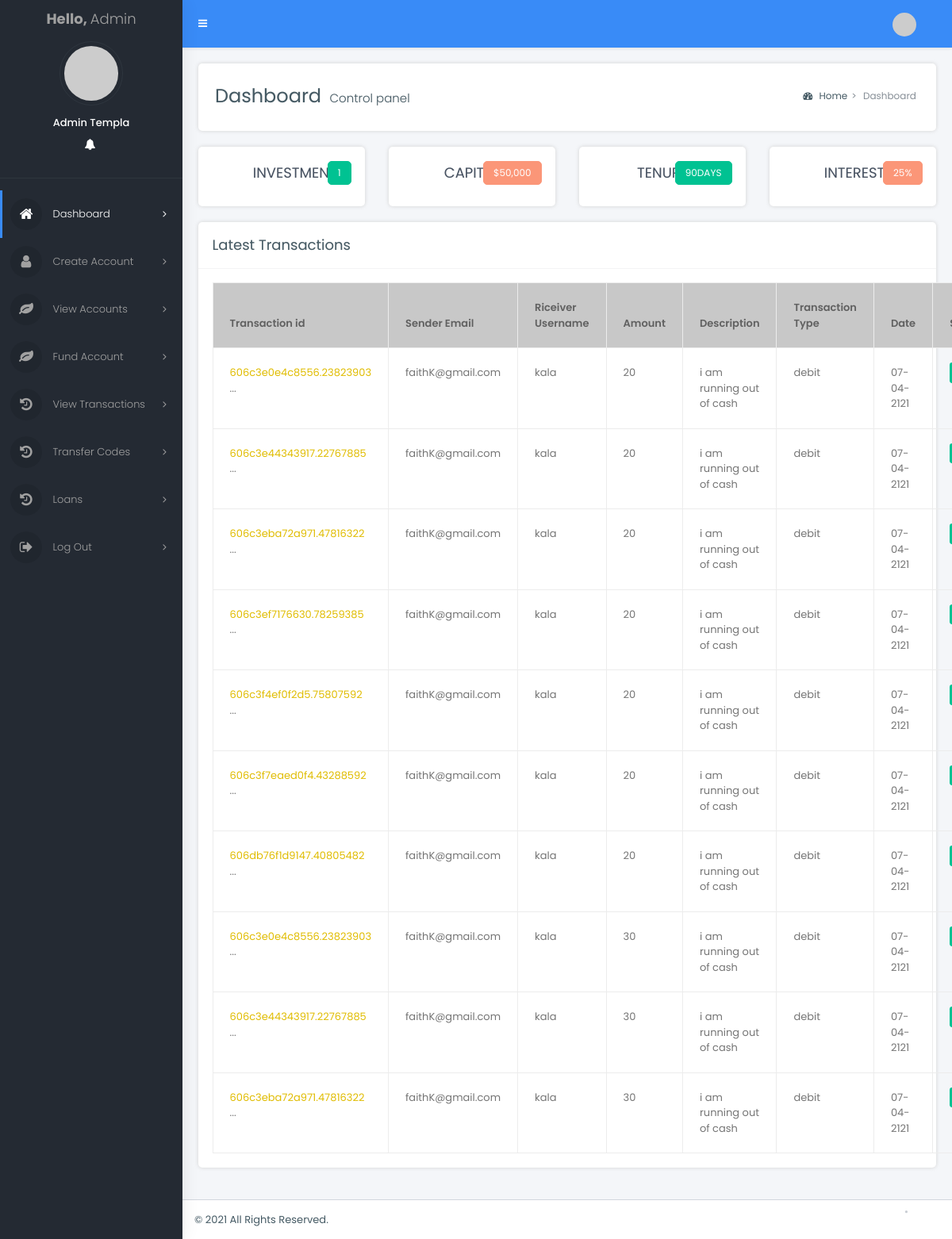
The app's page /admin/dashboard/index.php with its own data.
### tables this page shows
CREATE TABLE `transaction_history` (
  `id` int(11) NOT NULL,
  `transaction_id` varchar(225) NOT NULL
);

CREATE TABLE `fund` (
  `id` int(11) NOT NULL,
  `account` varchar(255) NOT NULL,
  `amount` varchar(255) NOT NULL,
  `depositor` varchar(255) NOT NULL,
  `date` varchar(125) NOT NULL,
  `address` varchar(255) NOT NULL,
  `mobile` int(10) NOT NULL,
  `description` text NOT NULL,
  `transaction_type` varchar(225) NOT NULL,
  `uid` varchar(225) NOT NULL,
  `created_at` timestamp NOT NULL DEFAULT CURRENT_TIMESTAMP,
  `status` varchar(225) NOT NULL
);

### admin/dashboard/index.php (the view, shortened to what this page needs)
<?php
include("../dbconnection.php");
?>
<!DOCTYPE html>
<html lang="en">
  <head>
	<link rel="stylesheet" href="assets/vendor_components/bootstrap/dist/css/bootstrap.css">
	<link rel="stylesheet" href="assets/vendor_components/font-awesome/css/font-awesome.css">
	<link rel="stylesheet" href="assets/vendor_components/Ionicons/css/ionicons.css">
	<link rel="stylesheet" href="assets/vendor_components/lineaicons/linea.css">
	<link href="https://www.amcharts.com/lib/3/plugins/export/export.css" rel="stylesheet" type="text/css" />
	<link rel="stylesheet" href="css/bootstrap-extend.css">
	<link rel="stylesheet" href="css/master_style.css">
	<link rel="stylesheet" href="css/skins/_all-skins.css">
  </head>
<body class="hold-transition skin-blue sidebar-mini">
<div class="wrapper">
  <header class="main-header">
    <nav class="navbar navbar-static-top">
      <a href="#" class="sidebar-toggle" data-toggle="push-menu" role="button">
      </a>
      <div class="navbar-custom-menu">
        <ul class="nav navbar-nav">
          <li class="dropdown user user-menu">
            <a href="#" class="dropdown-toggle" data-toggle="dropdown">
              <img src="images/user5-128x128.jpg" class="user-image rounded-circle" alt="User Image">
            </a>
          <li>
          </li>
        </ul>
      </div>
    </nav>
  </header>
  <aside class="main-sidebar">
    <section class="sidebar">
      <div class="user-panel">
		 <div class="ulogo">
			 <a href="index.php">
			  <span><b>Hello, </b>Admin</span>
			</a>
		</div>
        <div class="image">
          <img src="images/user2-160x160.jpg" class="rounded-circle" alt="User Image">
        </div>
        <div class="info">
          <p>Admin Templa</p>
			<a href="profile.php" class="link" data-toggle="tooltip" title="" data-original-title="Settings"><i class="ion ion-gear-b"></i></a>
            <a href="" class="link" data-toggle="tooltip" title="" data-original-title="No Notifications"><i class="fa fa-bell"></i></a>
            <a href="logout.php" class="link" data-toggle="tooltip" title="" data-original-title="Logout"><i class="ion ion-power"></i></a>
        </div>
      </div>
      <ul class="sidebar-menu" data-widget="tree">
		<li class="nav-devider"></li>
	   <li class="active">
          <a href="index.php">
            <i class="fa fa-home"></i> <span>Dashboard</span>
            <span class="pull-right-container">
              <i class="fa fa-angle-right pull-right"></i>
            </span>
          </a>
        </li>
		 <li class="">
          <a href="account.php">
            <i class="fa fa-user"></i> <span>Create Account</span>
            <span class="pull-right-container">
              <i class="fa fa-angle-right pull-right"></i>
            </span>
          </a>
        </li>
		 <li class="">
          <a href="view_account.php">
            <i class="fa fa-leaf"></i> <span>View Accounts</span>
            <span class="pull-right-container">
              <i class="fa fa-angle-right pull-right"></i>
            </span>
          </a>
        </li>
		 <li class="">
          <a href="fund.php">
            <i class="fa fa-leaf"></i> <span>Fund Account</span>
            <span class="pull-right-container">
              <i class="fa fa-angle-right pull-right"></i>
            </span>
          </a>
        </li>
		 <li class="">
          <a href="transactions.php">
            <i class="fa fa-history"></i> <span>View Transactions</span>
            <span class="pull-right-container">
              <i class="fa fa-angle-right pull-right"></i>
            </span>
          </a>
        </li>
		 <li class="">
          <a href="codes.php">
            <i class="fa fa-history"></i> <span>Transfer Codes</span>
            <span class="pull-right-container">
              <i class="fa fa-angle-right pull-right"></i>
            </span>
          </a>
        </li>
		 <li class="">
          <a href="loan.php">
            <i class="fa fa-history"></i> <span>Loans</span>
            <span class="pull-right-container">
              <i class="fa fa-angle-right pull-right"></i>
            </span>
          </a>
        </li>
		 <li class="">
          <a href="logout.php">
            <i class="fa fa-sign-out"></i> <span>Log Out</span>
            <span class="pull-right-container">
              <i class="fa fa-angle-right pull-right"></i>
            </span>
          </a>
        </li>
      </ul>
    </section>
  </aside>
  <div class="content-wrapper">
    <section class="content-header">
      <h1>
        Dashboard
        <small>Control panel</small>
      </h1>
      <ol class="breadcrumb">
        <li class="breadcrumb-item"><a href="#"><i class="fa fa-dashboard"></i> Home</a></li>
        <li class="breadcrumb-item active">Dashboard</li>
      </ol>
    </section>
    <section class="content">
		<div class="row">
			<div class="col-md-6 col-xl-3">
				<div class="box pull-up">
					<div class="box-body">
						<div class="row align-items-center">
							<div class="col-3">
							</div>
							<div class="col-6">
								<h4 class="counter text-dark text-center mb-0">INVESTMENTS</h4>
							</div>
							<div class="col-3">
								<a href="#" class="btn btn-success btn-sm float-right">1</a>
							</div>
							<div class="col-12">
							</div>
						</div>
					</div>
				</div>
			</div>
			<div class="col-md-6 col-xl-3">
				<div class="box pull-up">
					<div class="box-body">
						<div class="row align-items-center">
							<div class="col-3">
							</div>
							<div class="col-6">
								<h4 class="counter text-dark text-center mb-0">CAPITAL</h4>
							</div>
							<div class="col-3">
								<a href="#" class="btn btn-danger btn-sm float-right">$50,000</a>
							</div>
							<div class="col-12">
							</div>
						</div>
					</div>
				</div>
			</div>
			<div class="col-md-6 col-xl-3">
				<div class="box pull-up">
					<div class="box-body">
						<div class="row align-items-center">
							<div class="col-3">
							</div>
							<div class="col-6">
								<h4 class="counter text-dark text-center mb-0">TENURE
								</h4>
							</div>
							<div class="col-3">
								<a href="#" class="btn btn-success btn-sm float-right">90DAYS</a>
							</div>
							<div class="col-12">
							</div>
						</div>
					</div>
				</div>
			</div>
			<div class="col-md-6 col-xl-3">
				<div class="box pull-up">
					<div class="box-body">
						<div class="row align-items-center">
							<div class="col-3">
							</div>
							<div class="col-6">
								<h4 class="counter text-dark text-center mb-0">INTEREST</h4>
							</div>
							<div class="col-3">
								<a href="#" class="btn btn-danger btn-sm float-right">25%</a>
							</div>
							<div class="col-12">
							</div>
						</div>
					</div>
				</div>
			</div>
		</div>
		<div class="row">
			<div class="col-lg-12 col-12">
			<div class="box">
				<div class="box-header with-border">
				  <h4 class="box-title">Latest Transactions</h4>
				</div>
				<div class="box-body">
					<div class="table-responsive">
						<table class="table table-bordered no-margin">
						  <thead>
							<tr class="bg-pale-dark">
							  <th>Transaction id</th>
							  <th>Sender Email</th>
							  <th>Riceiver Username</th>
							  <th>Amount</th>
							  <th>Description</th>
                <th>Transaction Type</th>
                <th>Date</th>
                <th>Status</th>
							</tr>
						  </thead>
						  <tbody>
                <?php
                          $tquery = "SELECT created_at, transaction_id, amount, account, depositor, description, transaction_type, date FROM transaction_history JOIN fund  ORDER BY created_at DESC LIMIT 10";
                          $rt = mysqli_query($con, $tquery);
                          while ($row = mysqli_fetch_array($rt)) {
                          ?>
							<tr>
              <td>
                <a href="#" class="text-yellow hover-warning">
                  <?php echo $row['transaction_id']; ?>
                </a>
                ...
                </td>
                <td><?php echo $row['depositor']; ?></td>
                <td><?php echo $row['account']; ?></td>
                <td><?php echo $row['amount']; ?></td>
                <td><?php echo $row['description']; ?></td>
                <td><?php echo $row['transaction_type']; ?></td>
                <td><?php echo $row['date']; ?></td>
                <td><span class="label label-success">Confirmed</span></td>
							</tr>
						  </tbody>
               <?php } ?>
						</table>
					</div>
				</div>
			  </div>
		  </div>
		</div>
	</section>
  </div>
  <footer class="main-footer">
    <div class="pull-right d-none d-sm-inline-block">
        <ul class="nav nav-primary nav-dotted nav-dot-separated justify-content-center justify-content-md-end">
		  <li class="nav-item">
			<a class="nav-link" href="javascript:void(0)"></a>
		  </li>
		  <li class="nav-item">
			<a class="nav-link" href="#"></a>
		  </li>
		</ul>
    </div>
	  &copy; 2021 All Rights Reserved.
  </footer>
</div>
</body>
</html>

### admin/dashboard/css/skins/_all-skins.css (style rules this page uses)
.skin-blue .main-header .navbar { background-color: #398bf7; }
.skin-blue .main-header .navbar .nav > li > a { color: #ffffff; }
.skin-blue .main-header .navbar .sidebar-toggle { color: #ffffff; }
.skin-blue .main-header .navbar .sidebar-toggle { color: #fff; }
.skin-blue .content-header { background: #ffffff; -webkit-box-shadow: 1px 0 5px rgba(0, 0, 0, 0.1); box-shadow: 1px 0 5px rgba(0, 0, 0, 0.1); }
.skin-blue .content { background: #f4f6f9; }
.skin-blue .wrapper, .skin-blue .main-sidebar, .skin-blue .left-side { background-color: #242a33; box-shadow: 1px 0px 20px rgba(0,0,0,0.08); }
.skin-blue .user-panel > .info, .skin-blue .user-panel > .info > a { color: #fff; }
.skin-blue .sidebar { border-color: #398bf7; }
.skin-blue .sidebar-menu > li > a { border-left:3px solid #242a33; }
.skin-blue .sidebar-menu>li:hover>a, .skin-blue .sidebar-menu>li.active>a, .skin-blue .sidebar-menu>li.menu-open>a { color: #ffffff; background: #242a33; }
.skin-blue .sidebar-menu > li.active > a, .skin-blue .sidebar-menu > li.menu-open > a { color: #ffffff; }
.skin-blue .sidebar-menu > li.active > a { border-left-color: #398bf7; }
.skin-blue .sidebar a { color: #a1a1a1; }

### records on screen
transaction_history: transaction "606c3e0e4c8556.23823903", fund.depositor "faithK@gmail.com", fund.account "kala", fund.amount "20", fund.description "i am running out of cash", fund.transaction_type "debit", fund.date "07-04-2121", fund.amount "30"
transaction_history: transaction "606c3e44343917.22767885", fund.depositor "faithK@gmail.com", fund.account "kala", fund.amount "20", fund.description "i am running out of cash", fund.transaction_type "debit", fund.date "07-04-2121", fund.amount "30"
transaction_history: transaction "606c3eba72a971.47816322", fund.depositor "faithK@gmail.com", fund.account "kala", fund.amount "20", fund.description "i am running out of cash", fund.transaction_type "debit", fund.date "07-04-2121", fund.amount "30"
transaction_history: transaction "606c3ef7176630.78259385", fund.depositor "faithK@gmail.com", fund.account "kala", fund.amount "20", fund.description "i am running out of cash", fund.transaction_type "debit", fund.date "07-04-2121"
transaction_history: transaction "606c3f4ef0f2d5.75807592", fund.depositor "faithK@gmail.com", fund.account "kala", fund.amount "20", fund.description "i am running out of cash", fund.transaction_type "debit", fund.date "07-04-2121"
transaction_history: transaction "606c3f7eaed0f4.43288592", fund.depositor "faithK@gmail.com", fund.account "kala", fund.amount "20", fund.description "i am running out of cash", fund.transaction_type "debit", fund.date "07-04-2121"
transaction_history: transaction "606db76f1d9147.40805482", fund.depositor "faithK@gmail.com", fund.account "kala", fund.amount "20", fund.description "i am running out of cash", fund.transaction_type "debit", fund.date "07-04-2121"
